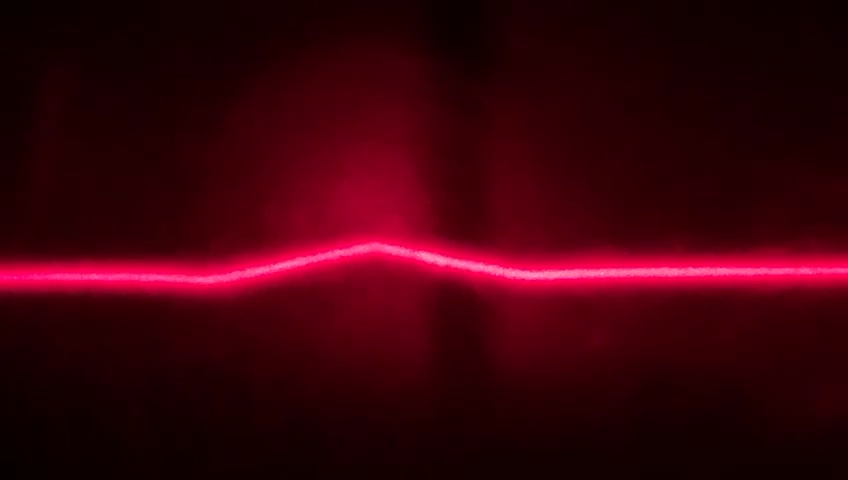
#> input picture data_test/test10_horiz.png, 848 x 480 px
$ python ImageData.py
#> lines starting #> are read from the running program, lines starting #| are printed output that depends on the picture
### profilo_frame.py
import numpy as np
import scipy.optimize
import utilit


def boundaries(gray_image):
    """
    Détermine les limites de l'IMAGE
    Détermine deux délimitations :
        - y1 et y2 : limites de la nappe laser (seule région où on peut obtenir des données)
        - y1b et y2a : limites de la région centrale du cratère (partie à ignorer pour la baseline)
    Besoin d'une image en niveaux de gris pour cela car utilise un seuil.
    Paramètres:
    gray_image (numpy.ndarray): Un tableau 2D représentant l'image en niveaux de gris.
    Renvoie:
    tuple: Un tuple contenant quatre entiers:
        -y1,y2 : limites la nappe laser
        -y1b,y2a : limites de la région centrale du cratère
    """
    lenY, lenX = np.shape(gray_image)
    threshold = 0.4 * np.max(gray_image)

    # Ignorer les zones noires
    y1 = np.argmax(np.max(gray_image > threshold, axis=1))
    y2 = lenY - np.argmax(
        np.max((gray_image > threshold)[::-1, :], axis=1)
    )  # Ignorer les zones noires
    lencrat = int(y2 - y1)
    y1b = int(
        y1 + 0.05 * lencrat
        # pour la baseline, ignorer le cratère et prendre en compte uniquement les bords.
    )
    y2a = int(
        y1 + 0.95 * lencrat
        # pour la baseline, ignorer le cratère et prendre en compte uniquement les bords.
    )

    return y1, y2, y1b, y2a


# [20 lines left out: function boundaries_Hyperbolic, not called in this run]


def frame_to_profile(image):
    """
    Convertit une image donnée en un profil en traitant l'image pour détecter et analyser la ligne de profil.
    Renvoie le profil et la position du profil.
    Paramètres:
    frame (numpy.ndarray): L'image d'entrée au format RGB.
    Renvoie:
    tuple: Un tuple contenant:
        - profile (numpy.ndarray): Le profil du cratère
        - l (float): variable intermédiaire reprénsentant la position de la baseline au cours de la translation (=position de la
        baseline en haut de l'image)
    Remarques:
    - La fonction convertit l'image d'entrée en niveaux de gris.
    - Elle recadre l'image pour ignorer les régions noires et se concentrer sur la zone d'intérêt.
    - Elle calcule la ligne de base en ajustant une ligne aux données du profil.
    - La fonction renvoie l'image traitée ainsi que les données du profil et de la ligne de base.
    """

    # ! Detection de la nappe
    # Centre de masse plutôt ?
    image.Xline = np.argmax(image.gray_frame, axis=1)
    # sum = np.sum(image.gray_frame, axis=1)
    # image.Xline = np.sum(image.rangeX * image.gray_frame, axis=1) / sum

    if np.shape(image.Xline)[0] != image.Y:
        raise Exception("np.shape(Xline)[0] != lenY")

    # ! FIT linéaire de la baseline

    # Pour calculer la baseline ignorer la baseline
    baseline_abs = np.concatenate(
        (image.rangeY[image.y1:image.ya], image.rangeY[image.yb:image.y2]))
    # Pour calculer la baseline ignorer la baseline
    baseline_data = np.concatenate(
        (image.Xline[image.y1:image.ya], image.Xline[image.yb:image.y2]))
    image.baselinea, image.baselineb = np.polyfit(
        baseline_abs, baseline_data, 1)

    Xbaseline = image.baselinea * image.rangeY + image.baselineb
    # # Si on veut tracer sur l'image, on ne veut que des valeurs entières
    image.Xbaseline_int = np.astype(Xbaseline, np.int16)

    # ! PROFIL
    profile_between_y1_and_y2 = utilit.z(
        image.Xline[image.y1:image.y2], Xbaseline[image.y1:image.y2], image.theta)

    image.profile[image.y1:image.y2] = profile_between_y1_and_y2  # copy ?

    image.points_list = image.profile
    image.new_S_list = image.Xline
    image.new_Y_list = image.rangeY

    return


# [26 lines left out: function fit_hyperbolic, not called in this run]

### ImageData.py
import profilo_frame
import cv2
import numpy as np
import matplotlib.pyplot as plt
import utilit


class ImageData:
    def __init__(self, frame: np.ndarray, **kwargs) -> None:
        '''
        Parameters:
        - mandatory
            - frame
        - Recommended
            - rangeX
            - rangeY
            - res
        - Misc
            - theta
            - mass
            - height
            - hyperbolic_threshold
        '''
        self.theta = kwargs.get("theta", np.radians(30))
        self.mass = kwargs.get("mass", None)
        self.height = kwargs.get("height", None)

        self.frame_nb = kwargs.get("frame_nb", 0)

        self.frame = frame
        self.gray_frame = []

        # Resolution of the image (width, height)
        self.res = kwargs.get("res", (np.shape(frame)[0:2])[::-1])
        # Horizontal and vertical length (orientation vers la droite et le BAS)
        self.X, self.Y = self.res

        # ! boundariesNappe :  limites de la nappe laser (seule région où on peut obtenir des données)
        self.y1 = 0
        self.y2 = 0
        #! boundariesBaseline :  limites de la région centrale du cratère (partie à ignorer pour la baseline)
        self.ya = 0
        self.yb = 0
        #! boundariesHyperbolic # Pour le fit on veut seulement la partie hyperbolique du profil
        self.i1 = 0
        self.i2 = 0
        # Pourcentage de la profondeur du profil.
        self.hyperbolic_threshold = kwargs.get("hyperbolic_threshold", 0.15)

        # X axis of the profile: set by the width of the image.
        self.rangeX = kwargs.get("rangeX", np.arange(self.X))
        # Y axis of the profile: set by the height of the image.
        self.rangeY = kwargs.get("rangeY", np.arange(self.Y))

        self.baselinea = 0
        self.baselineb = 0
        self.baseline_pcov = []

        self.points_list = [] # profondeur
        self.new_X_list = [] # abscisse 1
        self.new_S_list = [] # abscisse 2

        self.Xline = []  # Là où est détecté la nappe

        self.popt = []  # Parameters of the hyperbolic fit
        self.pcov = []  # Covariance of the hyperbolic fit

    def __str__(self):
        return f"{self.X}x{self.Y} Image"

    def set_up(self) -> None:
        '''
        set up
        - gray_frame
        - profile init
        - boundaries
        Ready for profile calculation (but not for fit yet)
        '''

        # * gray_frame
        self.gray_frame = cv2.cvtColor(self.frame, cv2.COLOR_RGB2GRAY)
        # * profile, rangeX, rangeY
        self.profile = np.zeros(self.Y)

        # * Boundaries
        self.y1, self.y2, self.ya, self.yb = profilo_frame.boundaries(
            self.gray_frame)

        return

    def get_profile(self) -> None:
        profilo_frame.frame_to_profile(self)
        return

    # [5 lines left out: function get_fit, not called in this run]

    def run(self) -> None:
        '''
        Run the full process, once frame is defined
        '''
        self.set_up()
        self.get_profile()
        # self.get_fit()
        self.process_data()
        return

    def process_data(self) -> None:
        self.XMAX = np.max(self.Xline)
        self.YMAX = self.rangeY[np.argmax(self.Xline)]

    # [62 lines left out: functions draw, plot, plot_profile_on_ax, set_profile_on_lines, not called in this run]


def get_frame_fromPath(img_path: str, rotate=False) -> np.ndarray:
    '''
    When user wants to set the frame from a path.
    Sets
    - frame
    - rotate
    '''
#> called with img_path = 'data_test/test10_horiz.png', rotate = True
    frame = cv2.imread(img_path, cv2.IMREAD_COLOR)
#> frame is the input picture: shape (480, 848, 3); mean B, G, R 10.9, 1.3, 59.2
    if rotate:
        frame = cv2.rotate(frame, cv2.ROTATE_90_CLOCKWISE)
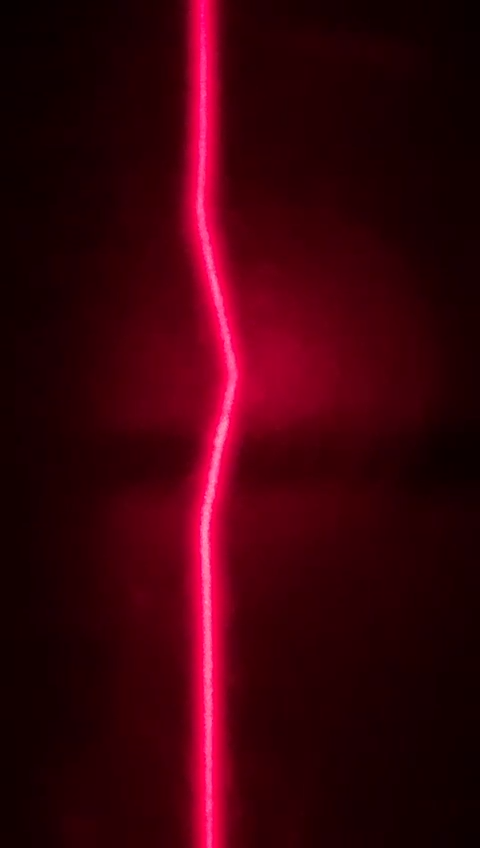
#> frame: shape (848, 480, 3); mean B, G, R 10.9, 1.3, 59.2
    frame = cv2.cvtColor(frame, cv2.COLOR_BGR2RGB)
    return frame


if __name__ == "__main__":
    # print(type(cv2.imread("test.png", cv2.IMREAD_COLOR)))
    # Test the ImageData class
    # frame = get_frame_fromPath("data_test/test10_vert.png", rotate=False)
    frame = get_frame_fromPath("data_test/test10_horiz.png", rotate=True)
    img_data = ImageData(frame, hyperbolic_threshold=0.25)
    img_data.run()
#> in set_up, `self.gray_frame = cv2.cvtColor(self.frame, cv2.COLOR_RGB2GRAY)`:
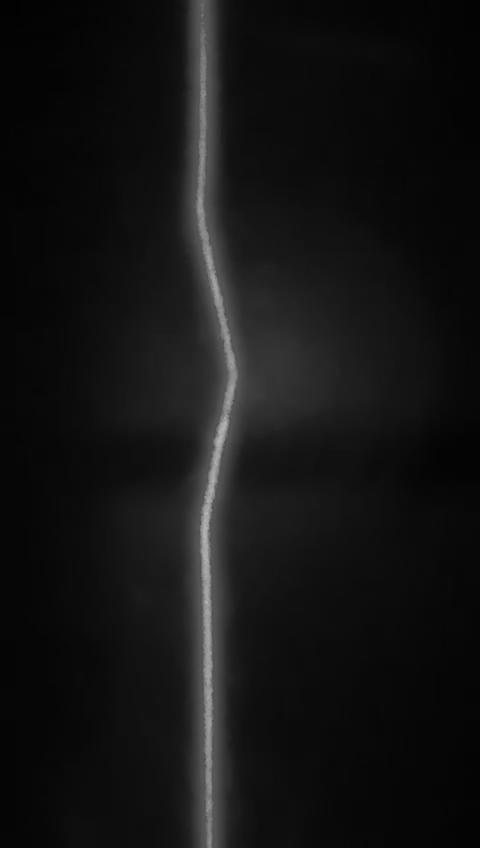
#> self.gray_frame: shape (848, 480); min 2, max 182, mean 19.7
#> in boundaries, `threshold = 0.4 * np.max(gray_image)`: threshold = 72.8
#> in boundaries, `y1 = np.argmax(np.max(gray_image > threshold, axis=1))`: y1 = 0
#> in boundaries, `y2 = lenY - np.argmax( np.max((gray_image > threshold)[::-1, :], axis=..`: y2 = 848
#> in boundaries, `y1b = int( y1 + 0.05 * lencrat`: y1b = 42
#> in boundaries, `y2a = int( y1 + 0.95 * lencrat`: y2a = 805
#> in set_up, `self.y1, self.y2, self.ya, self.yb = profilo_frame.boundaries( self.gr..`: self.y1 = 0; self.y2 = 848; self.ya = 42; self.yb = 805
#> in frame_to_profile, `image.Xline = np.argmax(image.gray_frame, axis=1)`: image.Xline = 848 values, max 234 at index 372, min 198 at index 205, mean 209.7
#> in frame_to_profile, `baseline_abs = np.concatenate( (image.rangeY[image.y1:image.ya], image..`: baseline_abs = 85 values from 0 to 847
#> in frame_to_profile, `baseline_data = np.concatenate( (image.Xline[image.y1:image.ya], image..`: baseline_data = 85 values, max 210 at index 72, min 201 at index 24, mean 205.4
#> in frame_to_profile, `image.baselinea, image.baselineb = np.polyfit( baseline_abs, baseline_..`: image.baselinea = 0.00834; image.baselineb = 201.9
#> in frame_to_profile, `Xbaseline = image.baselinea * image.rangeY + image.baselineb`: Xbaseline = 848 values from 201.9 to 208.9
#> (the run stopped early here; a loop or call above may not have finished)

$ run again, with test.png copied over data_test/test10_horiz.png
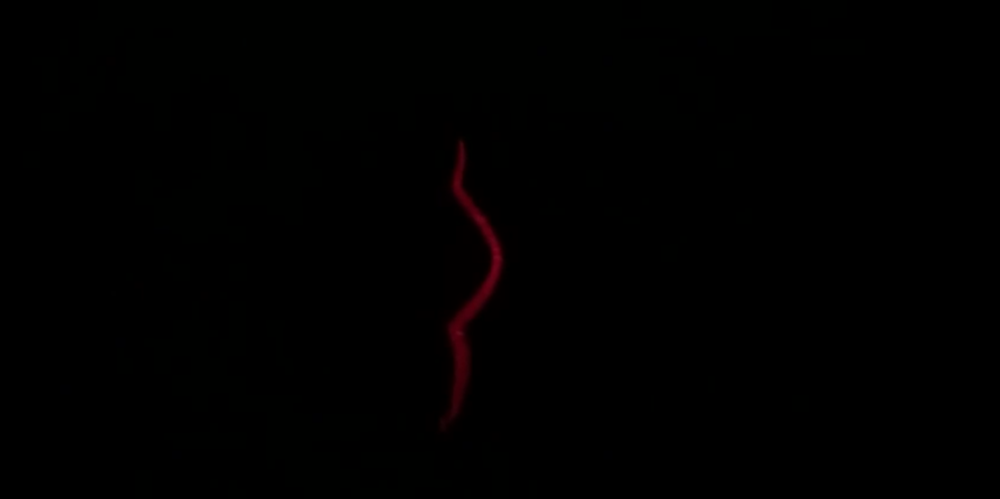
#> input picture test.png, 1000 x 499 px, shrunk from 1919 x 957 before the run
#> in get_frame_fromPath, frame is the input picture: shape (499, 1000, 3); mean B, G, R 0.1, 0.2, 0.6
#> in get_frame_fromPath, `frame = cv2.rotate(frame, cv2.ROTATE_90_CLOCKWISE)`:
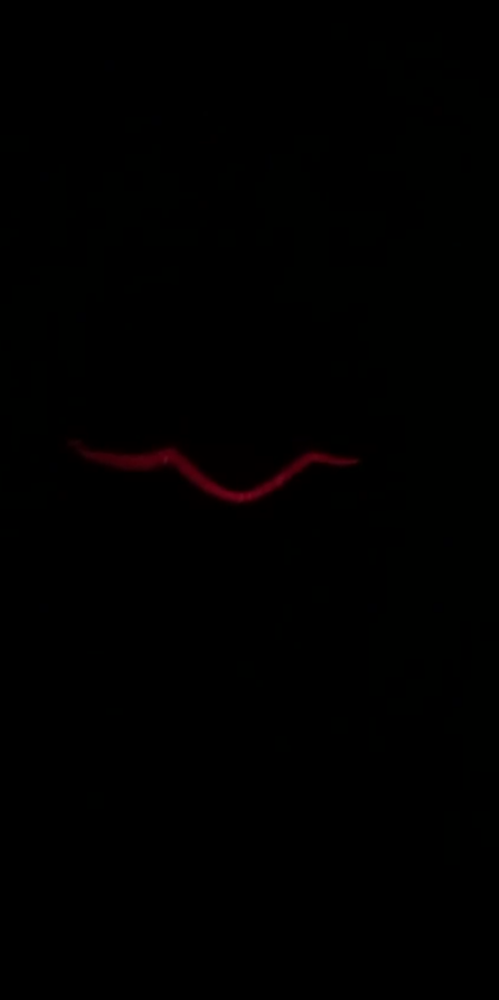
#> frame: shape (1000, 499, 3); mean B, G, R 0.1, 0.2, 0.6
#> threshold = 17.2
#> y1 = 449
#> y2 = 503
#> lencrat = 54
#> y1b = 451
#> y2a = 500
#> self.y1 = 449; self.y2 = 503; self.ya = 451; self.yb = 500
#> image.Xline = 1000 values, max 490 at index 809, min 0 at index 0, mean 174.5
#> baseline_abs = [449, 450, 500, 501, 502]
#> baseline_data = [169, 167, 239, 239, 238]
#> image.baselinea = 1.37; image.baselineb = -448
#> Xbaseline = 1000 values from -448 to 921.1

$ run again, with data_test/test10_vert.png copied over data_test/test10_horiz.png
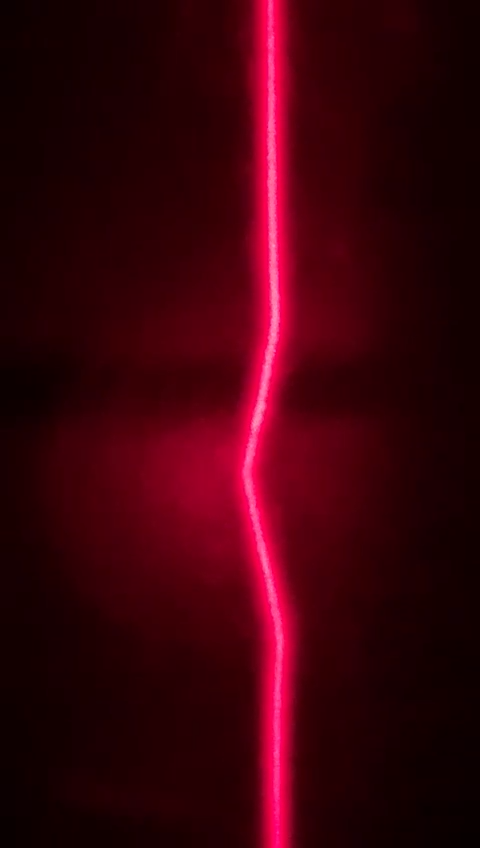
#> input picture data_test/test10_vert.png, 480 x 848 px
#> in get_frame_fromPath, frame is the input picture: shape (848, 480, 3); mean B, G, R 10.9, 1.3, 59.2
#> in set_up, `self.gray_frame = cv2.cvtColor(self.frame, cv2.COLOR_RGB2GRAY)`:
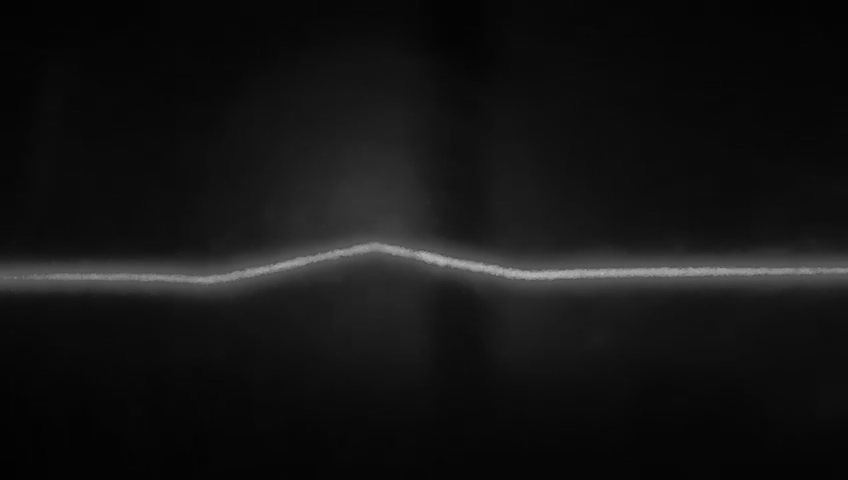
#> self.gray_frame: shape (480, 848); min 2, max 182, mean 19.7
#> threshold = 72.8
#> y1 = 236
#> y2 = 289
#> lencrat = 53
#> y1b = 238
#> y2a = 286
#> self.y1 = 236; self.y2 = 289; self.ya = 238; self.yb = 286
#> image.Xline = 480 values, max 818 at index 400, min 197 at index 289, mean 401.6
#> baseline_abs = [236, 237, 286, 287, 288]
#> baseline_data = [372, 371, 206, 200, 198]
#> image.baselinea = -3.37; image.baselineb = 1168.4
#> Xbaseline = 480 values, max 1168.4 at index 0, min -445.6 at index 479, mean 361.4
